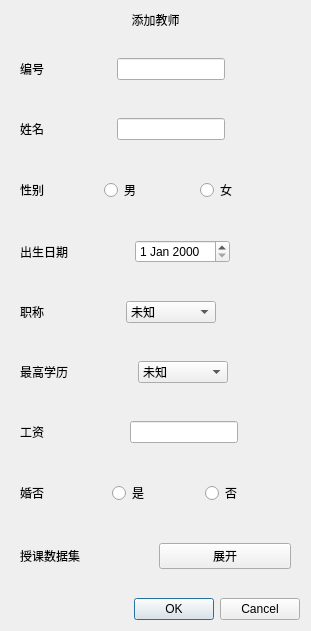
<?xml version="1.0" encoding="UTF-8"?>
<ui version="4.0">
 <class>AddTeacherDialog</class>
 <widget class="QDialog" name="AddTeacherDialog">
  <property name="geometry">
   <rect>
    <x>0</x>
    <y>0</y>
    <width>311</width>
    <height>631</height>
   </rect>
  </property>
  <property name="windowTitle">
   <string>添加</string>
  </property>
  <layout class="QVBoxLayout" name="verticalLayout">
   <item>
    <widget class="QLabel" name="label_2">
     <property name="text">
      <string>添加教师</string>
     </property>
     <property name="alignment">
      <set>Qt::AlignCenter</set>
     </property>
    </widget>
   </item>
   <item>
    <spacer name="verticalSpacer">
     <property name="orientation">
      <enum>Qt::Vertical</enum>
     </property>
     <property name="sizeHint" stdset="0">
      <size>
       <width>20</width>
       <height>40</height>
      </size>
     </property>
    </spacer>
   </item>
   <item>
    <widget class="QWidget" name="widget" native="true">
     <layout class="QHBoxLayout" name="horizontalLayout">
      <item>
       <widget class="QLabel" name="label_3">
        <property name="text">
         <string>编号</string>
        </property>
       </widget>
      </item>
      <item>
       <spacer name="horizontalSpacer">
        <property name="orientation">
         <enum>Qt::Horizontal</enum>
        </property>
        <property name="sizeHint" stdset="0">
         <size>
          <width>40</width>
          <height>20</height>
         </size>
        </property>
       </spacer>
      </item>
      <item>
       <widget class="QLineEdit" name="EditNumber"/>
      </item>
      <item>
       <spacer name="horizontalSpacer_2">
        <property name="orientation">
         <enum>Qt::Horizontal</enum>
        </property>
        <property name="sizeHint" stdset="0">
         <size>
          <width>40</width>
          <height>20</height>
         </size>
        </property>
       </spacer>
      </item>
     </layout>
    </widget>
   </item>
   <item>
    <spacer name="verticalSpacer_2">
     <property name="orientation">
      <enum>Qt::Vertical</enum>
     </property>
     <property name="sizeHint" stdset="0">
      <size>
       <width>20</width>
       <height>40</height>
      </size>
     </property>
    </spacer>
   </item>
   <item>
    <widget class="QWidget" name="widget" native="true">
     <layout class="QHBoxLayout" name="horizontalLayout_2">
      <item>
       <widget class="QLabel" name="label">
        <property name="text">
         <string>姓名</string>
        </property>
       </widget>
      </item>
      <item>
       <spacer name="horizontalSpacer_3">
        <property name="orientation">
         <enum>Qt::Horizontal</enum>
        </property>
        <property name="sizeHint" stdset="0">
         <size>
          <width>40</width>
          <height>20</height>
         </size>
        </property>
       </spacer>
      </item>
      <item>
       <widget class="QLineEdit" name="EditName"/>
      </item>
      <item>
       <spacer name="horizontalSpacer_4">
        <property name="orientation">
         <enum>Qt::Horizontal</enum>
        </property>
        <property name="sizeHint" stdset="0">
         <size>
          <width>40</width>
          <height>20</height>
         </size>
        </property>
       </spacer>
      </item>
     </layout>
    </widget>
   </item>
   <item>
    <spacer name="verticalSpacer_3">
     <property name="orientation">
      <enum>Qt::Vertical</enum>
     </property>
     <property name="sizeHint" stdset="0">
      <size>
       <width>20</width>
       <height>40</height>
      </size>
     </property>
    </spacer>
   </item>
   <item>
    <widget class="QWidget" name="widget" native="true">
     <layout class="QHBoxLayout" name="horizontalLayout_3">
      <item>
       <widget class="QLabel" name="label_4">
        <property name="text">
         <string>性别</string>
        </property>
       </widget>
      </item>
      <item>
       <spacer name="horizontalSpacer_5">
        <property name="orientation">
         <enum>Qt::Horizontal</enum>
        </property>
        <property name="sizeHint" stdset="0">
         <size>
          <width>40</width>
          <height>20</height>
         </size>
        </property>
       </spacer>
      </item>
      <item>
       <widget class="QRadioButton" name="ButtonMale">
        <property name="text">
         <string>男</string>
        </property>
       </widget>
      </item>
      <item>
       <spacer name="horizontalSpacer_14">
        <property name="orientation">
         <enum>Qt::Horizontal</enum>
        </property>
        <property name="sizeHint" stdset="0">
         <size>
          <width>40</width>
          <height>20</height>
         </size>
        </property>
       </spacer>
      </item>
      <item>
       <widget class="QRadioButton" name="ButtonFemale">
        <property name="text">
         <string>女</string>
        </property>
       </widget>
      </item>
      <item>
       <spacer name="horizontalSpacer_15">
        <property name="orientation">
         <enum>Qt::Horizontal</enum>
        </property>
        <property name="sizeHint" stdset="0">
         <size>
          <width>40</width>
          <height>20</height>
         </size>
        </property>
       </spacer>
      </item>
     </layout>
    </widget>
   </item>
   <item>
    <spacer name="verticalSpacer_4">
     <property name="orientation">
      <enum>Qt::Vertical</enum>
     </property>
     <property name="sizeHint" stdset="0">
      <size>
       <width>20</width>
       <height>40</height>
      </size>
     </property>
    </spacer>
   </item>
   <item>
    <widget class="QWidget" name="widget" native="true">
     <layout class="QHBoxLayout" name="horizontalLayout_4">
      <item>
       <widget class="QLabel" name="label_5">
        <property name="text">
         <string>出生日期</string>
        </property>
       </widget>
      </item>
      <item>
       <spacer name="horizontalSpacer_6">
        <property name="orientation">
         <enum>Qt::Horizontal</enum>
        </property>
        <property name="sizeHint" stdset="0">
         <size>
          <width>40</width>
          <height>20</height>
         </size>
        </property>
       </spacer>
      </item>
      <item>
       <widget class="QDateEdit" name="BirthdateEdit"/>
      </item>
      <item>
       <spacer name="horizontalSpacer_7">
        <property name="orientation">
         <enum>Qt::Horizontal</enum>
        </property>
        <property name="sizeHint" stdset="0">
         <size>
          <width>40</width>
          <height>20</height>
         </size>
        </property>
       </spacer>
      </item>
     </layout>
    </widget>
   </item>
   <item>
    <spacer name="verticalSpacer_5">
     <property name="orientation">
      <enum>Qt::Vertical</enum>
     </property>
     <property name="sizeHint" stdset="0">
      <size>
       <width>20</width>
       <height>40</height>
      </size>
     </property>
    </spacer>
   </item>
   <item>
    <widget class="QWidget" name="widget" native="true">
     <layout class="QHBoxLayout" name="horizontalLayout_5">
      <item>
       <widget class="QLabel" name="label_6">
        <property name="text">
         <string>职称</string>
        </property>
       </widget>
      </item>
      <item>
       <spacer name="horizontalSpacer_8">
        <property name="orientation">
         <enum>Qt::Horizontal</enum>
        </property>
        <property name="sizeHint" stdset="0">
         <size>
          <width>40</width>
          <height>20</height>
         </size>
        </property>
       </spacer>
      </item>
      <item>
       <widget class="QComboBox" name="ProfessionBox">
        <item>
         <property name="text">
          <string>未知</string>
         </property>
        </item>
        <item>
         <property name="text">
          <string>三级教师</string>
         </property>
        </item>
        <item>
         <property name="text">
          <string>二级教师</string>
         </property>
        </item>
        <item>
         <property name="text">
          <string>一级教师</string>
         </property>
        </item>
        <item>
         <property name="text">
          <string>高级教师</string>
         </property>
        </item>
        <item>
         <property name="text">
          <string>正高级教师</string>
         </property>
        </item>
       </widget>
      </item>
      <item>
       <spacer name="horizontalSpacer_9">
        <property name="orientation">
         <enum>Qt::Horizontal</enum>
        </property>
        <property name="sizeHint" stdset="0">
         <size>
          <width>40</width>
          <height>20</height>
         </size>
        </property>
       </spacer>
      </item>
     </layout>
    </widget>
   </item>
   <item>
    <spacer name="verticalSpacer_6">
     <property name="orientation">
      <enum>Qt::Vertical</enum>
     </property>
     <property name="sizeHint" stdset="0">
      <size>
       <width>20</width>
       <height>40</height>
      </size>
     </property>
    </spacer>
   </item>
   <item>
    <widget class="QWidget" name="widget" native="true">
     <layout class="QHBoxLayout" name="horizontalLayout_6">
      <item>
       <widget class="QLabel" name="label_7">
        <property name="text">
         <string>最高学历</string>
        </property>
       </widget>
      </item>
      <item>
       <spacer name="horizontalSpacer_10">
        <property name="orientation">
         <enum>Qt::Horizontal</enum>
        </property>
        <property name="sizeHint" stdset="0">
         <size>
          <width>40</width>
          <height>20</height>
         </size>
        </property>
       </spacer>
      </item>
      <item>
       <widget class="QComboBox" name="EducationBox">
        <item>
         <property name="text">
          <string>未知</string>
         </property>
        </item>
        <item>
         <property name="text">
          <string>小学</string>
         </property>
        </item>
        <item>
         <property name="text">
          <string>初中</string>
         </property>
        </item>
        <item>
         <property name="text">
          <string>高中</string>
         </property>
        </item>
        <item>
         <property name="text">
          <string>专科</string>
         </property>
        </item>
        <item>
         <property name="text">
          <string>本科</string>
         </property>
        </item>
        <item>
         <property name="text">
          <string>硕士研究生</string>
         </property>
        </item>
        <item>
         <property name="text">
          <string>博士研究生</string>
         </property>
        </item>
       </widget>
      </item>
      <item>
       <spacer name="horizontalSpacer_11">
        <property name="orientation">
         <enum>Qt::Horizontal</enum>
        </property>
        <property name="sizeHint" stdset="0">
         <size>
          <width>40</width>
          <height>20</height>
         </size>
        </property>
       </spacer>
      </item>
     </layout>
    </widget>
   </item>
   <item>
    <spacer name="verticalSpacer_7">
     <property name="orientation">
      <enum>Qt::Vertical</enum>
     </property>
     <property name="sizeHint" stdset="0">
      <size>
       <width>20</width>
       <height>40</height>
      </size>
     </property>
    </spacer>
   </item>
   <item>
    <widget class="QWidget" name="widget" native="true">
     <layout class="QHBoxLayout" name="horizontalLayout_7">
      <item>
       <widget class="QLabel" name="label_8">
        <property name="text">
         <string>工资</string>
        </property>
       </widget>
      </item>
      <item>
       <spacer name="horizontalSpacer_12">
        <property name="orientation">
         <enum>Qt::Horizontal</enum>
        </property>
        <property name="sizeHint" stdset="0">
         <size>
          <width>80</width>
          <height>20</height>
         </size>
        </property>
       </spacer>
      </item>
      <item>
       <widget class="QLineEdit" name="EditWage"/>
      </item>
      <item>
       <spacer name="horizontalSpacer_13">
        <property name="orientation">
         <enum>Qt::Horizontal</enum>
        </property>
        <property name="sizeHint" stdset="0">
         <size>
          <width>50</width>
          <height>20</height>
         </size>
        </property>
       </spacer>
      </item>
     </layout>
    </widget>
   </item>
   <item>
    <spacer name="verticalSpacer_9">
     <property name="orientation">
      <enum>Qt::Vertical</enum>
     </property>
     <property name="sizeHint" stdset="0">
      <size>
       <width>20</width>
       <height>40</height>
      </size>
     </property>
    </spacer>
   </item>
   <item>
    <widget class="QWidget" name="widget" native="true">
     <layout class="QHBoxLayout" name="horizontalLayout_8">
      <item>
       <widget class="QLabel" name="label_9">
        <property name="text">
         <string>婚否</string>
        </property>
       </widget>
      </item>
      <item>
       <widget class="QRadioButton" name="YesButton">
        <property name="text">
         <string>是</string>
        </property>
       </widget>
      </item>
      <item>
       <widget class="QRadioButton" name="NoButton">
        <property name="text">
         <string>否</string>
        </property>
       </widget>
      </item>
     </layout>
    </widget>
   </item>
   <item>
    <spacer name="verticalSpacer_8">
     <property name="orientation">
      <enum>Qt::Vertical</enum>
     </property>
     <property name="sizeHint" stdset="0">
      <size>
       <width>20</width>
       <height>40</height>
      </size>
     </property>
    </spacer>
   </item>
   <item>
    <widget class="QWidget" name="widget" native="true">
     <layout class="QHBoxLayout" name="horizontalLayout_9">
      <item>
       <widget class="QLabel" name="label_10">
        <property name="text">
         <string>授课数据集</string>
        </property>
       </widget>
      </item>
      <item>
       <widget class="QPushButton" name="ClassShowButton">
        <property name="text">
         <string>展开</string>
        </property>
       </widget>
      </item>
     </layout>
    </widget>
   </item>
   <item>
    <spacer name="verticalSpacer_10">
     <property name="orientation">
      <enum>Qt::Vertical</enum>
     </property>
     <property name="sizeHint" stdset="0">
      <size>
       <width>20</width>
       <height>40</height>
      </size>
     </property>
    </spacer>
   </item>
   <item>
    <widget class="QDialogButtonBox" name="buttonBox">
     <property name="orientation">
      <enum>Qt::Horizontal</enum>
     </property>
     <property name="standardButtons">
      <set>QDialogButtonBox::Cancel|QDialogButtonBox::Ok</set>
     </property>
    </widget>
   </item>
  </layout>
 </widget>
 <resources/>
 <connections>
  <connection>
   <sender>buttonBox</sender>
   <signal>accepted()</signal>
   <receiver>AddTeacherDialog</receiver>
   <slot>accept()</slot>
   <hints>
    <hint type="sourcelabel">
     <x>248</x>
     <y>254</y>
    </hint>
    <hint type="destinationlabel">
     <x>157</x>
     <y>274</y>
    </hint>
   </hints>
  </connection>
  <connection>
   <sender>buttonBox</sender>
   <signal>rejected()</signal>
   <receiver>AddTeacherDialog</receiver>
   <slot>reject()</slot>
   <hints>
    <hint type="sourcelabel">
     <x>316</x>
     <y>260</y>
    </hint>
    <hint type="destinationlabel">
     <x>286</x>
     <y>274</y>
    </hint>
   </hints>
  </connection>
 </connections>
</ui>
